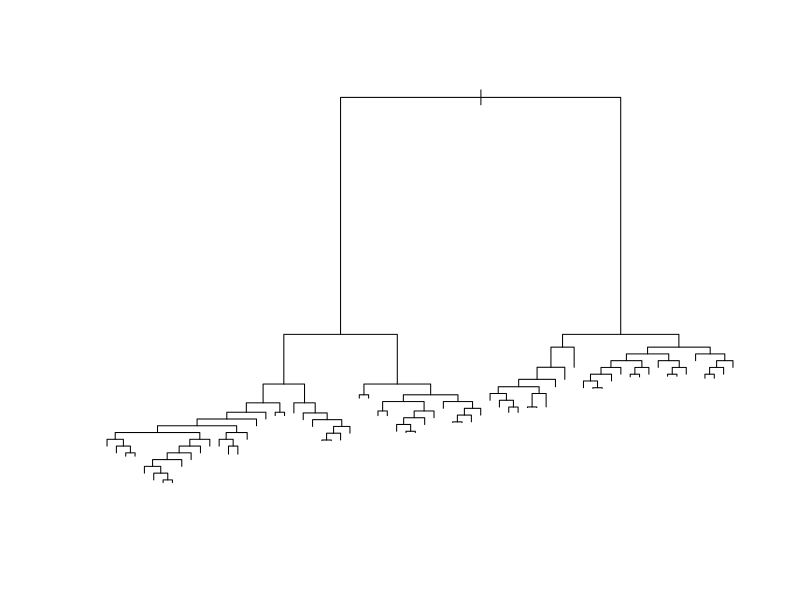

Generate this figure with R:
## ---- chunk 1
knitr::opts_chunk$set(echo = TRUE)
## ---- chunk 2
library('rpart')
df = read.table("../8-Profiling/_repository/churn.txt",header=T, check.names = F)
modelo <- rpart(df$Baja ~ ., data=df, control = rpart.control(cp = 0.0001), xval = 10)
plot(modelo)

## ---- chunk 3

## ---- chunk 4

## ---- chunk 5

## ---- chunk 6

